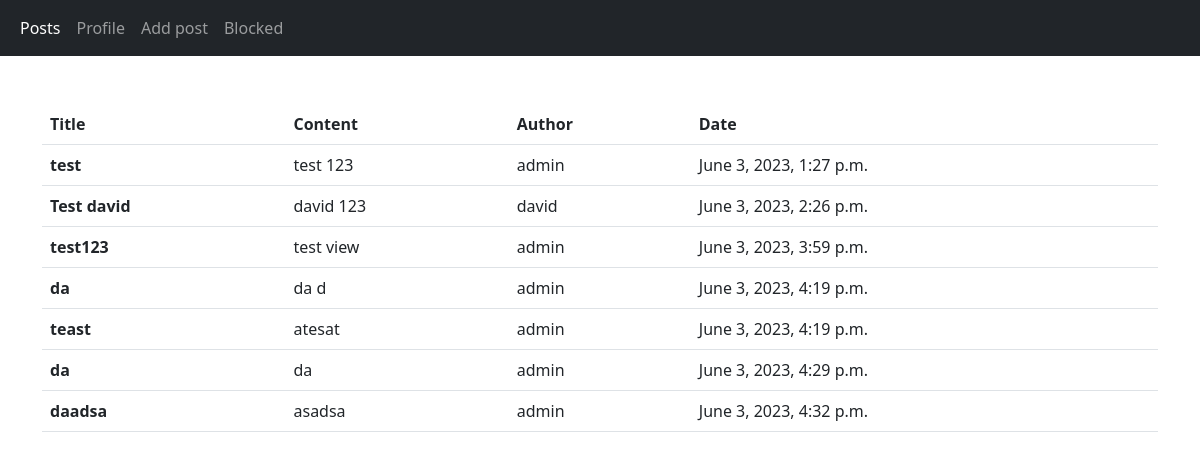
The app's page / (signed in) with its own data.
### blog/models.py (models this page shows, shortened)
class Post(models.Model):
    title = models.CharField(max_length=100)
    content = models.TextField()
    created_at = models.DateTimeField(auto_now_add=True)
    updated_at = models.DateTimeField(auto_now=True)
    author = models.ForeignKey(Profile, on_delete=models.CASCADE)

class Profile(models.Model):
    user = models.ForeignKey('auth.User', on_delete=models.CASCADE)
    bio = models.TextField(max_length=500, blank=True)
    def __str__(self):
        return self.user.username

### blog/views.py (the view)
# urls.py: path("", views.posts, name="posts"),
def posts(request: WSGIRequest):
    blockedUsers = Block.objects.filter(blocked=request.user).values_list("blocked", flat=True)
    postsVisible = Post.objects.exclude(author__user__in=blockedUsers)
    return render(request, "posts.html", {"posts": postsVisible})

### blog/templates/posts.html (shortened to what this page needs)
<!DOCTYPE html>
<html lang="en">
  <head>
    <link
      rel="stylesheet"
      href="https://cdn.jsdelivr.net/npm/bootstrap@5.2.3/dist/css/bootstrap.min.css"
    />
  </head>
  <body>
    <nav class="navbar navbar-expand-lg navbar-dark bg-dark">
      <div class="container-fluid">
        <div class="collapse navbar-collapse" id="navbarNavAltMarkup">
          <div class="navbar-nav">
            <a class="nav-link active" aria-current="page" href="{% url 'posts' %}">Posts</a>
            <a class="nav-link" href="{% url 'profile' %}">Profile</a>
            <a class="nav-link" href="{% url 'posts-add' %}">Add post</a>
            <a class="nav-link" href="{% url 'blocked' %}">Blocked</a>
          </div>
        </div>
      </div>
    </nav>
    <div class="container mt-5">
      <table class="table">
        <thead>
          <tr>
            <th scope="col">Title</th>
            <th scope="col">Content</th>
            <th scope="col">Author</th>
            <th scope="col">Date</th>
          </tr>
        </thead>
        <tbody>
          {% for post in posts %}
          <tr>
            <th>{{ post.title }}</th>
            <td>{{ post.content }}</td>
            <td>{{ post.author }}</td>
            <td>{{ post.created_at }}</td>
          </tr>
          {% endfor %}
        </tbody>
      </table>
    </div>
  </body>
</html>

### records on screen
Post: title "test", content "test 123", author "admin", created_at "June 3, 2023, 1:27 p.m."
Post: title "Test david", content "david 123", author "david", created_at "June 3, 2023, 2:26 p.m."
Post: title "test123", content "test view", author "admin", created_at "June 3, 2023, 3:59 p.m."
Post: title "da", content "da d", author "admin", created_at "June 3, 2023, 4:19 p.m."
Post: title "teast", content "atesat", author "admin", created_at "June 3, 2023, 4:19 p.m."
Post: title "da", content "da", author "admin", created_at "June 3, 2023, 4:29 p.m."
Post: title "daadsa", content "asadsa", author "admin", created_at "June 3, 2023, 4:32 p.m."
